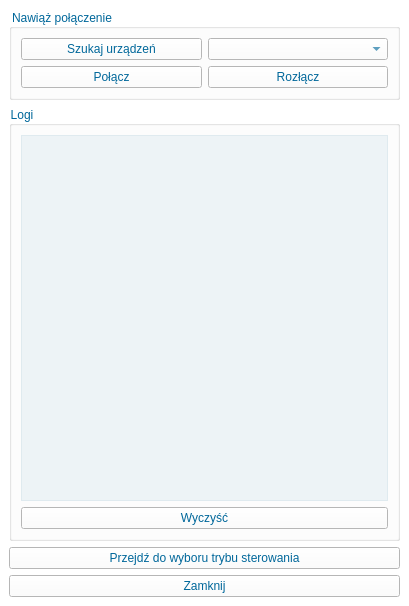
<?xml version="1.0" encoding="UTF-8"?>
<ui version="4.0">
 <class>SecondWindow</class>
 <widget class="QMainWindow" name="SecondWindow">
  <property name="geometry">
   <rect>
    <x>0</x>
    <y>0</y>
    <width>409</width>
    <height>606</height>
   </rect>
  </property>
  <property name="windowTitle">
   <string>MainWindow</string>
  </property>
  <property name="styleSheet">
   <string notr="true">color: rgb(0, 103, 154);
font: 25 &quot;Noto Sans Light&quot;;
background-color: rgb(255, 255, 255);</string>
  </property>
  <widget class="QWidget" name="centralwidget">
   <layout class="QVBoxLayout" name="verticalLayout">
    <item>
     <widget class="QGroupBox" name="groupBox">
      <property name="title">
       <string>Nawiąż połączenie</string>
      </property>
      <layout class="QGridLayout" name="gridLayout">
       <item row="1" column="1">
        <widget class="QPushButton" name="pushButtonDisconnect">
         <property name="text">
          <string>Rozłącz</string>
         </property>
        </widget>
       </item>
       <item row="0" column="1">
        <widget class="QComboBox" name="comboBoxDevices"/>
       </item>
       <item row="1" column="0">
        <widget class="QPushButton" name="pushButtonConnect">
         <property name="text">
          <string>Połącz</string>
         </property>
        </widget>
       </item>
       <item row="0" column="0">
        <widget class="QPushButton" name="pushButtonSearch">
         <property name="text">
          <string>Szukaj urządzeń</string>
         </property>
        </widget>
       </item>
      </layout>
     </widget>
    </item>
    <item>
     <widget class="QGroupBox" name="groupBox_2">
      <property name="title">
       <string>Logi</string>
      </property>
      <layout class="QGridLayout" name="gridLayout_2">
       <item row="0" column="0">
        <widget class="QTextEdit" name="textEdit">
         <property name="styleSheet">
          <string notr="true">background-color: rgba(0, 103, 154, 15);
border-color: rgb(0, 103, 154);</string>
         </property>
        </widget>
       </item>
       <item row="1" column="0">
        <widget class="QPushButton" name="pushButtonClear">
         <property name="text">
          <string>Wyczyść</string>
         </property>
        </widget>
       </item>
      </layout>
     </widget>
    </item>
    <item>
     <widget class="QPushButton" name="pushButton">
      <property name="text">
       <string>Przejdź do wyboru trybu sterowania</string>
      </property>
     </widget>
    </item>
    <item>
     <widget class="QPushButton" name="pushButtonClose">
      <property name="text">
       <string>Zamknij</string>
      </property>
     </widget>
    </item>
   </layout>
  </widget>
 </widget>
 <resources/>
 <connections>
  <connection>
   <sender>pushButtonClear</sender>
   <signal>clicked()</signal>
   <receiver>textEdit</receiver>
   <slot>clear()</slot>
   <hints>
    <hint type="sourcelabel">
     <x>255</x>
     <y>502</y>
    </hint>
    <hint type="destinationlabel">
     <x>260</x>
     <y>453</y>
    </hint>
   </hints>
  </connection>
 </connections>
</ui>
